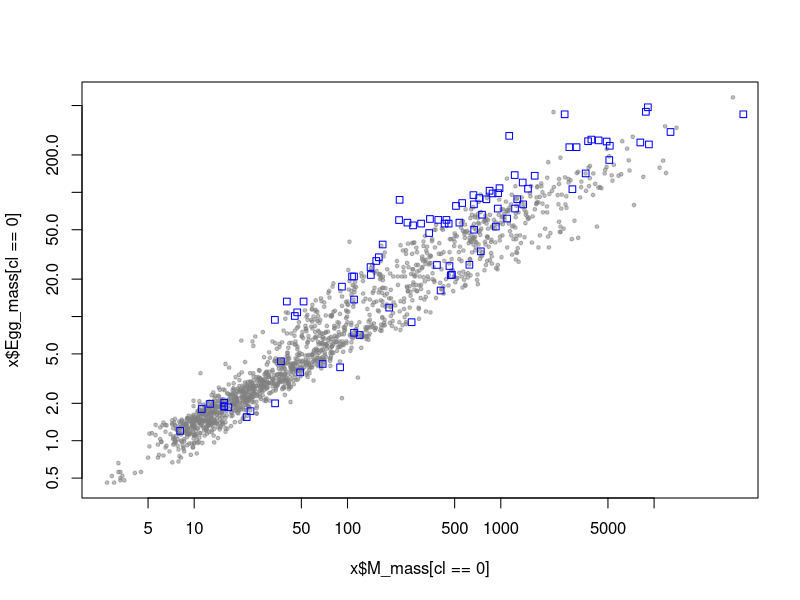
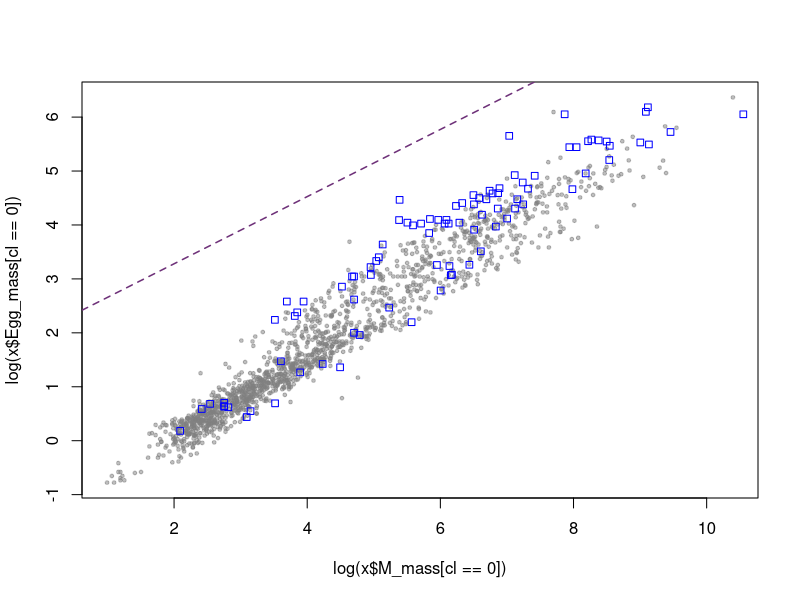
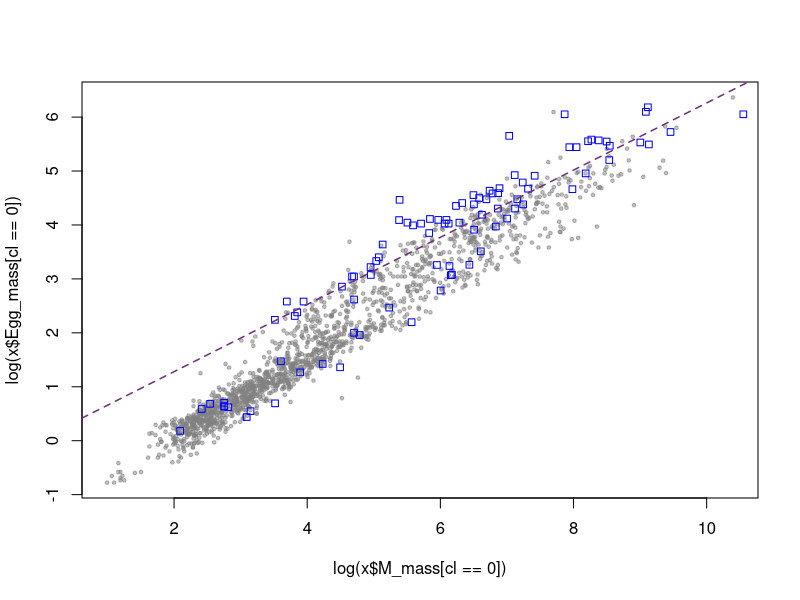
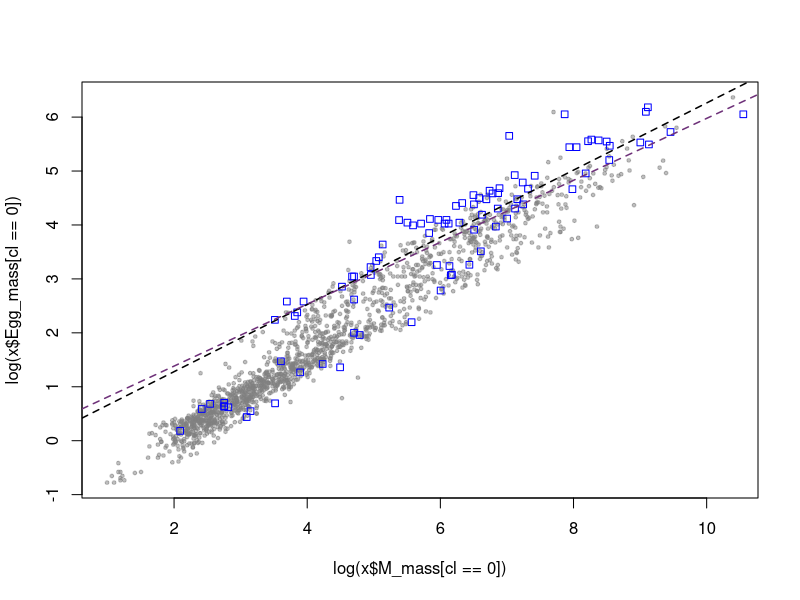

Write the R code that produced these figures, in order.
## ---- chunk 1
set.seed(1)
x <- read.csv("../../data/avian_ssd_jan07.txt", as.is=TRUE, sep="\t")
x <- x[x$Clutch_size > 0,]
x <- x[x$M_mass > 0,]
x <- x[x$Egg_mass > 0,]
dim(x)
## ---- chunk 2
x$English_name[order(x$Egg_mass,decreasing=TRUE)[1:10]]
## ---- chunk 3
cl <- as.numeric(x$Clutch_size == 1)
y <- cl*2 - 1
plot(x$M_mass[cl == 0], x$Egg_mass[cl == 0], log="xy",
     pch=19, cex=0.5, col=grey(0.5,0.5))
points(x$M_mass[cl == 1], x$Egg_mass[cl == 1], col="blue", pch=22)
## ---- chunk 4
outLm <- lm(y ~ log(M_mass) + log(Egg_mass), data=x)
summary(outLm)
outGlm <- glm(cl ~ log(M_mass) + log(Egg_mass), data=x, family="binomial")
summary(outGlm)
## ---- chunk 5
plot(log(x$M_mass[cl == 0]), log(x$Egg_mass[cl == 0]),
     pch=19, cex=0.5, col=grey(0.5,0.5))
points(log(x$M_mass[cl == 1]), log(x$Egg_mass[cl == 1]), col="blue", pch=22)
abline(-1 * outLm$coef[1] / outLm$coef[3], -1 * outLm$coef[2] / outLm$coef[3],
         col="#6E3179", lty="dashed", lwd=1.5)
## ---- chunk 6
plot(log(x$M_mass[cl == 0]), log(x$Egg_mass[cl == 0]),
     pch=19, cex=0.5, col=grey(0.5,0.5))
points(log(x$M_mass[cl == 1]), log(x$Egg_mass[cl == 1]), col="blue", pch=22)
abline(-1 * outLm$coef[1] / outLm$coef[3] - 2, -1 * outLm$coef[2] / outLm$coef[3],
         col="#6E3179", lty="dashed", lwd=1.5)
## ---- chunk 7
plot(log(x$M_mass[cl == 0]), log(x$Egg_mass[cl == 0]),
     pch=19, cex=0.5, col=grey(0.5,0.5))
points(log(x$M_mass[cl == 1]), log(x$Egg_mass[cl == 1]), col="blue", pch=22)
abline(-1 * outLm$coef[1] / outLm$coef[3] - 2, -1 * outLm$coef[2] / outLm$coef[3],
         col="#000000", lty="dashed", lwd=1.5)
abline(-1 * outGlm$coef[1] / outGlm$coef[3] - 0.7, -1 * outGlm$coef[2] / outGlm$coef[3],
         col="#6E3179", lty="dashed", lwd=1.5)
